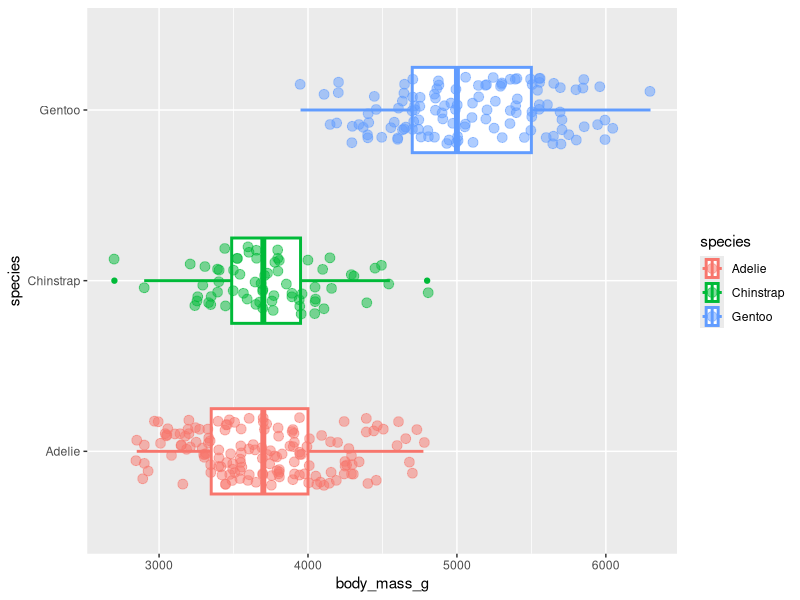

Generate this figure with R:
## ---- chunk 1

knitr::opts_chunk$set(echo = FALSE)

## ---- chunk 2

# Install the {palmerpenguins} package if you need to:
# install.packages("palmerpenguins")

library(palmerpenguins)

## ---- chunk 3

head(penguins)

## ---- chunk 4

# Install the {ggplot2} package if you need to:
# install.packages("ggplot2)

# Load ggplot2 for plotting
library(ggplot2)

# Make a plot using the penguins data
p <- ggplot(
  data = penguins,
  aes(x = body_mass_g, y = species, colour = species))
p <- p + geom_boxplot(width = 0.5, size = 1)
p <- p + geom_jitter(height = 0.2, alpha = 0.5, size = 3)

# Display the plot
p

